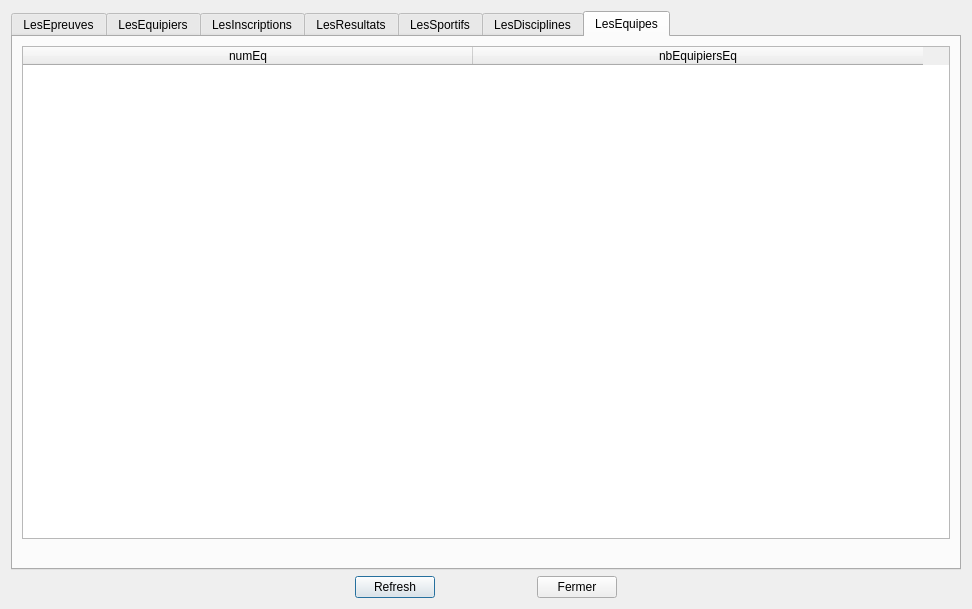
<?xml version="1.0" encoding="UTF-8"?>
<ui version="4.0">
 <class>tablesData</class>
 <widget class="QDialog" name="tablesData">
  <property name="geometry">
   <rect>
    <x>0</x>
    <y>0</y>
    <width>972</width>
    <height>609</height>
   </rect>
  </property>
  <property name="sizePolicy">
   <sizepolicy hsizetype="Preferred" vsizetype="Preferred">
    <horstretch>0</horstretch>
    <verstretch>0</verstretch>
   </sizepolicy>
  </property>
  <property name="minimumSize">
   <size>
    <width>0</width>
    <height>0</height>
   </size>
  </property>
  <property name="windowTitle">
   <string>BD JO</string>
  </property>
  <property name="windowIcon">
   <iconset>
    <normaloff>../../../../../../../342px-Olympic_rings_without_rims.svg.png</normaloff>../../../../../../../342px-Olympic_rings_without_rims.svg.png</iconset>
  </property>
  <layout class="QGridLayout" name="gridLayout">
   <item row="1" column="0">
    <layout class="QHBoxLayout" name="horizontalLayout">
     <item>
      <spacer name="horizontalSpacer">
       <property name="orientation">
        <enum>Qt::Horizontal</enum>
       </property>
       <property name="sizeHint" stdset="0">
        <size>
         <width>40</width>
         <height>20</height>
        </size>
       </property>
      </spacer>
     </item>
     <item>
      <widget class="QPushButton" name="pushButton_2">
       <property name="text">
        <string>Refresh</string>
       </property>
      </widget>
     </item>
     <item>
      <widget class="QLabel" name="label">
       <property name="text">
        <string>                           </string>
       </property>
      </widget>
     </item>
     <item>
      <widget class="QPushButton" name="pushButton">
       <property name="text">
        <string>Fermer</string>
       </property>
      </widget>
     </item>
     <item>
      <spacer name="horizontalSpacer_2">
       <property name="orientation">
        <enum>Qt::Horizontal</enum>
       </property>
       <property name="sizeHint" stdset="0">
        <size>
         <width>40</width>
         <height>20</height>
        </size>
       </property>
      </spacer>
     </item>
    </layout>
   </item>
   <item row="0" column="0">
    <widget class="QTabWidget" name="tabWidget">
     <property name="currentIndex">
      <number>6</number>
     </property>
     <widget class="QWidget" name="tabEpreuves">
      <attribute name="title">
       <string>LesEpreuves</string>
      </attribute>
      <layout class="QVBoxLayout" name="verticalLayout_2">
       <item>
        <widget class="QTableWidget" name="tableEpreuves">
         <property name="sizePolicy">
          <sizepolicy hsizetype="Expanding" vsizetype="Expanding">
           <horstretch>0</horstretch>
           <verstretch>0</verstretch>
          </sizepolicy>
         </property>
         <property name="minimumSize">
          <size>
           <width>0</width>
           <height>400</height>
          </size>
         </property>
         <property name="baseSize">
          <size>
           <width>0</width>
           <height>0</height>
          </size>
         </property>
         <property name="layoutDirection">
          <enum>Qt::LeftToRight</enum>
         </property>
         <property name="sizeAdjustPolicy">
          <enum>QAbstractScrollArea::AdjustToContents</enum>
         </property>
         <property name="sortingEnabled">
          <bool>true</bool>
         </property>
         <property name="columnCount">
          <number>7</number>
         </property>
         <attribute name="horizontalHeaderCascadingSectionResizes">
          <bool>true</bool>
         </attribute>
         <attribute name="horizontalHeaderMinimumSectionSize">
          <number>50</number>
         </attribute>
         <attribute name="horizontalHeaderDefaultSectionSize">
          <number>130</number>
         </attribute>
         <attribute name="horizontalHeaderHighlightSections">
          <bool>true</bool>
         </attribute>
         <attribute name="horizontalHeaderShowSortIndicator" stdset="0">
          <bool>true</bool>
         </attribute>
         <attribute name="horizontalHeaderStretchLastSection">
          <bool>true</bool>
         </attribute>
         <attribute name="verticalHeaderVisible">
          <bool>false</bool>
         </attribute>
         <column>
          <property name="text">
           <string>nomDi</string>
          </property>
         </column>
         <column>
          <property name="text">
           <string>numEp</string>
          </property>
         </column>
         <column>
          <property name="text">
           <string>nomEp</string>
          </property>
         </column>
         <column>
          <property name="text">
           <string>formeEp</string>
          </property>
         </column>
         <column>
          <property name="text">
           <string>categorieEp</string>
          </property>
         </column>
         <column>
          <property name="text">
           <string>nbSportifsEp</string>
          </property>
         </column>
         <column>
          <property name="text">
           <string>dateEp</string>
          </property>
         </column>
        </widget>
       </item>
       <item>
        <widget class="QLabel" name="label_epreuves">
         <property name="palette">
          <palette>
           <active>
            <colorrole role="WindowText">
             <brush brushstyle="SolidPattern">
              <color alpha="255">
               <red>255</red>
               <green>0</green>
               <blue>0</blue>
              </color>
             </brush>
            </colorrole>
           </active>
           <inactive>
            <colorrole role="WindowText">
             <brush brushstyle="SolidPattern">
              <color alpha="255">
               <red>255</red>
               <green>0</green>
               <blue>0</blue>
              </color>
             </brush>
            </colorrole>
           </inactive>
           <disabled>
            <colorrole role="WindowText">
             <brush brushstyle="SolidPattern">
              <color alpha="255">
               <red>120</red>
               <green>120</green>
               <blue>120</blue>
              </color>
             </brush>
            </colorrole>
           </disabled>
          </palette>
         </property>
         <property name="text">
          <string/>
         </property>
         <property name="scaledContents">
          <bool>true</bool>
         </property>
         <property name="alignment">
          <set>Qt::AlignCenter</set>
         </property>
        </widget>
       </item>
      </layout>
     </widget>
     <widget class="QWidget" name="tabEquipiers">
      <attribute name="title">
       <string>LesEquipiers</string>
      </attribute>
      <layout class="QVBoxLayout" name="verticalLayout_4">
       <item>
        <widget class="QTableWidget" name="tableEquipiers">
         <property name="sizePolicy">
          <sizepolicy hsizetype="Expanding" vsizetype="Expanding">
           <horstretch>0</horstretch>
           <verstretch>0</verstretch>
          </sizepolicy>
         </property>
         <property name="minimumSize">
          <size>
           <width>0</width>
           <height>400</height>
          </size>
         </property>
         <property name="baseSize">
          <size>
           <width>0</width>
           <height>0</height>
          </size>
         </property>
         <property name="columnCount">
          <number>2</number>
         </property>
         <attribute name="horizontalHeaderMinimumSectionSize">
          <number>50</number>
         </attribute>
         <attribute name="horizontalHeaderDefaultSectionSize">
          <number>200</number>
         </attribute>
         <attribute name="horizontalHeaderStretchLastSection">
          <bool>true</bool>
         </attribute>
         <attribute name="verticalHeaderVisible">
          <bool>false</bool>
         </attribute>
         <column>
          <property name="text">
           <string>numEq</string>
          </property>
         </column>
         <column>
          <property name="text">
           <string>numSp</string>
          </property>
         </column>
        </widget>
       </item>
       <item>
        <widget class="QLabel" name="label_equipiers">
         <property name="palette">
          <palette>
           <active>
            <colorrole role="WindowText">
             <brush brushstyle="SolidPattern">
              <color alpha="255">
               <red>255</red>
               <green>0</green>
               <blue>0</blue>
              </color>
             </brush>
            </colorrole>
           </active>
           <inactive>
            <colorrole role="WindowText">
             <brush brushstyle="SolidPattern">
              <color alpha="255">
               <red>255</red>
               <green>0</green>
               <blue>0</blue>
              </color>
             </brush>
            </colorrole>
           </inactive>
           <disabled>
            <colorrole role="WindowText">
             <brush brushstyle="SolidPattern">
              <color alpha="255">
               <red>120</red>
               <green>120</green>
               <blue>120</blue>
              </color>
             </brush>
            </colorrole>
           </disabled>
          </palette>
         </property>
         <property name="text">
          <string/>
         </property>
         <property name="alignment">
          <set>Qt::AlignCenter</set>
         </property>
        </widget>
       </item>
      </layout>
     </widget>
     <widget class="QWidget" name="tabInscriptions">
      <attribute name="title">
       <string>LesInscriptions</string>
      </attribute>
      <layout class="QVBoxLayout" name="verticalLayout_5">
       <item>
        <widget class="QTableWidget" name="tableInscriptions">
         <attribute name="horizontalHeaderMinimumSectionSize">
          <number>50</number>
         </attribute>
         <attribute name="horizontalHeaderDefaultSectionSize">
          <number>200</number>
         </attribute>
         <attribute name="horizontalHeaderStretchLastSection">
          <bool>true</bool>
         </attribute>
         <attribute name="verticalHeaderVisible">
          <bool>false</bool>
         </attribute>
         <column>
          <property name="text">
           <string>numIn</string>
          </property>
         </column>
         <column>
          <property name="text">
           <string>numEp</string>
          </property>
         </column>
        </widget>
       </item>
       <item>
        <widget class="QLabel" name="label_inscriptions">
         <property name="palette">
          <palette>
           <active>
            <colorrole role="WindowText">
             <brush brushstyle="SolidPattern">
              <color alpha="255">
               <red>255</red>
               <green>0</green>
               <blue>0</blue>
              </color>
             </brush>
            </colorrole>
           </active>
           <inactive>
            <colorrole role="WindowText">
             <brush brushstyle="SolidPattern">
              <color alpha="255">
               <red>255</red>
               <green>0</green>
               <blue>0</blue>
              </color>
             </brush>
            </colorrole>
           </inactive>
           <disabled>
            <colorrole role="WindowText">
             <brush brushstyle="SolidPattern">
              <color alpha="255">
               <red>120</red>
               <green>120</green>
               <blue>120</blue>
              </color>
             </brush>
            </colorrole>
           </disabled>
          </palette>
         </property>
         <property name="text">
          <string/>
         </property>
         <property name="alignment">
          <set>Qt::AlignCenter</set>
         </property>
        </widget>
       </item>
      </layout>
     </widget>
     <widget class="QWidget" name="tabResultats">
      <attribute name="title">
       <string>LesResultats</string>
      </attribute>
      <layout class="QVBoxLayout" name="verticalLayout_6">
       <item>
        <widget class="QTableWidget" name="tableResultats">
         <attribute name="horizontalHeaderMinimumSectionSize">
          <number>50</number>
         </attribute>
         <attribute name="horizontalHeaderDefaultSectionSize">
          <number>200</number>
         </attribute>
         <attribute name="horizontalHeaderStretchLastSection">
          <bool>true</bool>
         </attribute>
         <attribute name="verticalHeaderVisible">
          <bool>false</bool>
         </attribute>
         <column>
          <property name="text">
           <string>numEp</string>
          </property>
         </column>
         <column>
          <property name="text">
           <string>gold</string>
          </property>
         </column>
         <column>
          <property name="text">
           <string>silver</string>
          </property>
         </column>
         <column>
          <property name="text">
           <string>bronze</string>
          </property>
         </column>
        </widget>
       </item>
       <item>
        <widget class="QLabel" name="label_resultats">
         <property name="palette">
          <palette>
           <active>
            <colorrole role="WindowText">
             <brush brushstyle="SolidPattern">
              <color alpha="255">
               <red>255</red>
               <green>0</green>
               <blue>0</blue>
              </color>
             </brush>
            </colorrole>
           </active>
           <inactive>
            <colorrole role="WindowText">
             <brush brushstyle="SolidPattern">
              <color alpha="255">
               <red>255</red>
               <green>0</green>
               <blue>0</blue>
              </color>
             </brush>
            </colorrole>
           </inactive>
           <disabled>
            <colorrole role="WindowText">
             <brush brushstyle="SolidPattern">
              <color alpha="255">
               <red>120</red>
               <green>120</green>
               <blue>120</blue>
              </color>
             </brush>
            </colorrole>
           </disabled>
          </palette>
         </property>
         <property name="text">
          <string/>
         </property>
         <property name="alignment">
          <set>Qt::AlignCenter</set>
         </property>
        </widget>
       </item>
      </layout>
     </widget>
     <widget class="QWidget" name="tabSportifs">
      <attribute name="title">
       <string>LesSportifs</string>
      </attribute>
      <layout class="QVBoxLayout" name="verticalLayout_7">
       <item>
        <widget class="QTableWidget" name="tableSportifs">
         <attribute name="horizontalHeaderMinimumSectionSize">
          <number>50</number>
         </attribute>
         <attribute name="horizontalHeaderDefaultSectionSize">
          <number>110</number>
         </attribute>
         <attribute name="horizontalHeaderStretchLastSection">
          <bool>true</bool>
         </attribute>
         <attribute name="verticalHeaderVisible">
          <bool>false</bool>
         </attribute>
         <column>
          <property name="text">
           <string>numSp</string>
          </property>
         </column>
         <column>
          <property name="text">
           <string>nomSp</string>
          </property>
         </column>
         <column>
          <property name="text">
           <string>prenomSp</string>
          </property>
         </column>
         <column>
          <property name="text">
           <string>pays</string>
          </property>
         </column>
         <column>
          <property name="text">
           <string>categorieSp</string>
          </property>
         </column>
         <column>
          <property name="text">
           <string>Age</string>
          </property>
         </column>
        </widget>
       </item>
       <item>
        <widget class="QLabel" name="label_sportifs">
         <property name="palette">
          <palette>
           <active>
            <colorrole role="WindowText">
             <brush brushstyle="SolidPattern">
              <color alpha="255">
               <red>255</red>
               <green>0</green>
               <blue>0</blue>
              </color>
             </brush>
            </colorrole>
           </active>
           <inactive>
            <colorrole role="WindowText">
             <brush brushstyle="SolidPattern">
              <color alpha="255">
               <red>255</red>
               <green>0</green>
               <blue>0</blue>
              </color>
             </brush>
            </colorrole>
           </inactive>
           <disabled>
            <colorrole role="WindowText">
             <brush brushstyle="SolidPattern">
              <color alpha="255">
               <red>120</red>
               <green>120</green>
               <blue>120</blue>
              </color>
             </brush>
            </colorrole>
           </disabled>
          </palette>
         </property>
         <property name="text">
          <string/>
         </property>
         <property name="alignment">
          <set>Qt::AlignCenter</set>
         </property>
        </widget>
       </item>
      </layout>
     </widget>
     <widget class="QWidget" name="tab_disciplines">
      <attribute name="title">
       <string>LesDisciplines</string>
      </attribute>
      <layout class="QVBoxLayout" name="verticalLayout">
       <item>
        <widget class="QTableWidget" name="tableDisciplines">
         <attribute name="horizontalHeaderDefaultSectionSize">
          <number>900</number>
         </attribute>
         <column>
          <property name="text">
           <string>nomDi</string>
          </property>
         </column>
        </widget>
       </item>
       <item>
        <widget class="QLabel" name="label_disciplines">
         <property name="text">
          <string/>
         </property>
        </widget>
       </item>
      </layout>
     </widget>
     <widget class="QWidget" name="tab_equipes">
      <attribute name="title">
       <string>LesEquipes</string>
      </attribute>
      <layout class="QVBoxLayout" name="verticalLayout_3">
       <item>
        <widget class="QTableWidget" name="tableEquipes">
         <attribute name="horizontalHeaderDefaultSectionSize">
          <number>450</number>
         </attribute>
         <column>
          <property name="text">
           <string>numEq</string>
          </property>
         </column>
         <column>
          <property name="text">
           <string>nbEquipiersEq</string>
          </property>
         </column>
        </widget>
       </item>
       <item>
        <widget class="QLabel" name="label_equipes">
         <property name="text">
          <string/>
         </property>
        </widget>
       </item>
      </layout>
     </widget>
    </widget>
   </item>
  </layout>
 </widget>
 <resources/>
 <connections>
  <connection>
   <sender>pushButton</sender>
   <signal>clicked()</signal>
   <receiver>tablesData</receiver>
   <slot>close()</slot>
   <hints>
    <hint type="sourcelabel">
     <x>639</x>
     <y>596</y>
    </hint>
    <hint type="destinationlabel">
     <x>323</x>
     <y>169</y>
    </hint>
   </hints>
  </connection>
  <connection>
   <sender>pushButton_2</sender>
   <signal>clicked()</signal>
   <receiver>tablesData</receiver>
   <slot>refreshAllTables()</slot>
   <hints>
    <hint type="sourcelabel">
     <x>385</x>
     <y>583</y>
    </hint>
    <hint type="destinationlabel">
     <x>280</x>
     <y>579</y>
    </hint>
   </hints>
  </connection>
 </connections>
 <slots>
  <slot>refreshSpectaclesData()</slot>
  <slot>refreshZonesData()</slot>
  <slot>refreshRepresentationsData()</slot>
  <slot>refreshAllTables()</slot>
 </slots>
</ui>
